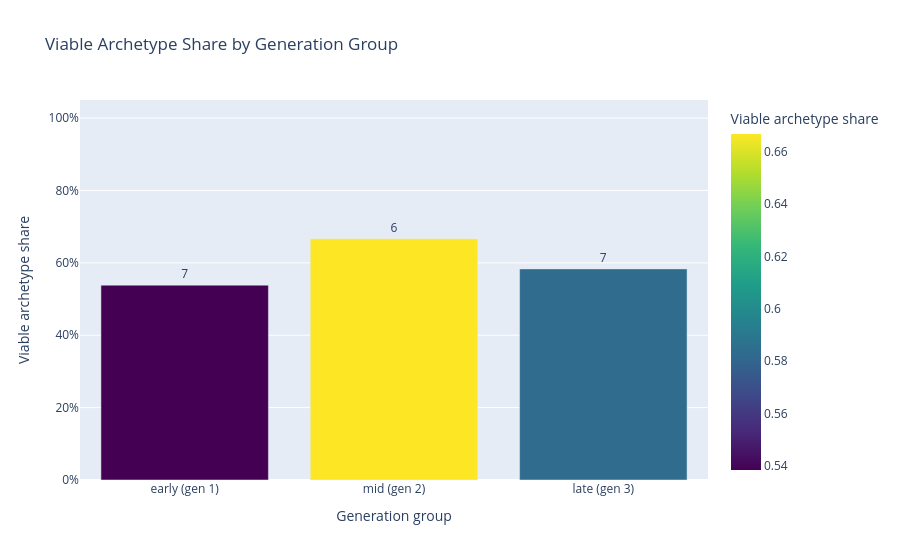

Notebook code for this chart:
### Markdown cell above
## Viable Archetypes

This graph answers: how many archetypes are at least competitive against their generation-local meta?

By default, an archetype is counted as viable when its weighted meta score is at least `0.0`. This means it is not losing on average against local opponents after opponent prevalence is considered.

How to read it:

- High viable share means many decks can compete.
- Low viable share means the meta is narrow.
- A high best score combined with low viable share suggests one or a few decks dominate.
- Raising `viability_threshold` makes the definition stricter.

### Code cell
plot_viable_archetypes_timeline(group_count=3, viability_threshold=0.0).show()

### Figure 1 — Plotly figure (JSON) as saved in the notebook; plotly's stock layout.template omitted (floating-point values rounded to 4 significant figures)
{"data": [{"customdata": [[13.0, 58.3, 0.4651], [9.0, 81.38, 3.68], [12.0, 99.33, 15.3]], "hovertemplate": "Generation group=%{x}<br>Viable archetype share=%{marker.color:.1%}<br>Viable archetypes=%{text}<br>archetype_count=%{customdata[0]}<br>best_weighted_meta_score=%{customdata[1]:.2f}<br>median_weighted_meta_score=%{customdata[2]:.2f}<extra></extra>", "legendgroup": "", "marker": {"color": [0.5385, 0.6667, 0.5833], "coloraxis": "coloraxis", "pattern": {"shape": ""}}, "name": "", "orientation": "v", "showlegend": false, "text": [7.0, 6.0, 7.0], "textposition": "outside", "type": "bar", "x": ["early (gen 1)", "mid (gen 2)", "late (gen 3)"], "xaxis": "x", "y": [0.5385, 0.6667, 0.5833], "yaxis": "y"}], "layout": {"barmode": "relative", "coloraxis": {"autocolorscale": false, "colorbar": {"title": {"text": "Viable archetype share"}}, "colorscale": [[0, "#440154"], [0.1111, "#482878"], [0.2222, "#3e4989"], [0.3333, "#31688e"], [0.4444, "#26828e"], [0.5556, "#1f9e89"], [0.6667, "#35b779"], [0.7778, "#6ece58"], [0.8889, "#b5de2b"], [1, "#fde725"]]}, "legend": {"tracegroupgap": 0}, "title": {"text": "Viable Archetype Share by Generation Group"}, "xaxis": {"anchor": "y", "domain": [0, 1], "title": {"text": "Generation group"}}, "yaxis": {"anchor": "x", "domain": [0, 1], "range": [0, 1.05], "tickformat": ".0%", "title": {"text": "Viable archetype share"}}}}
